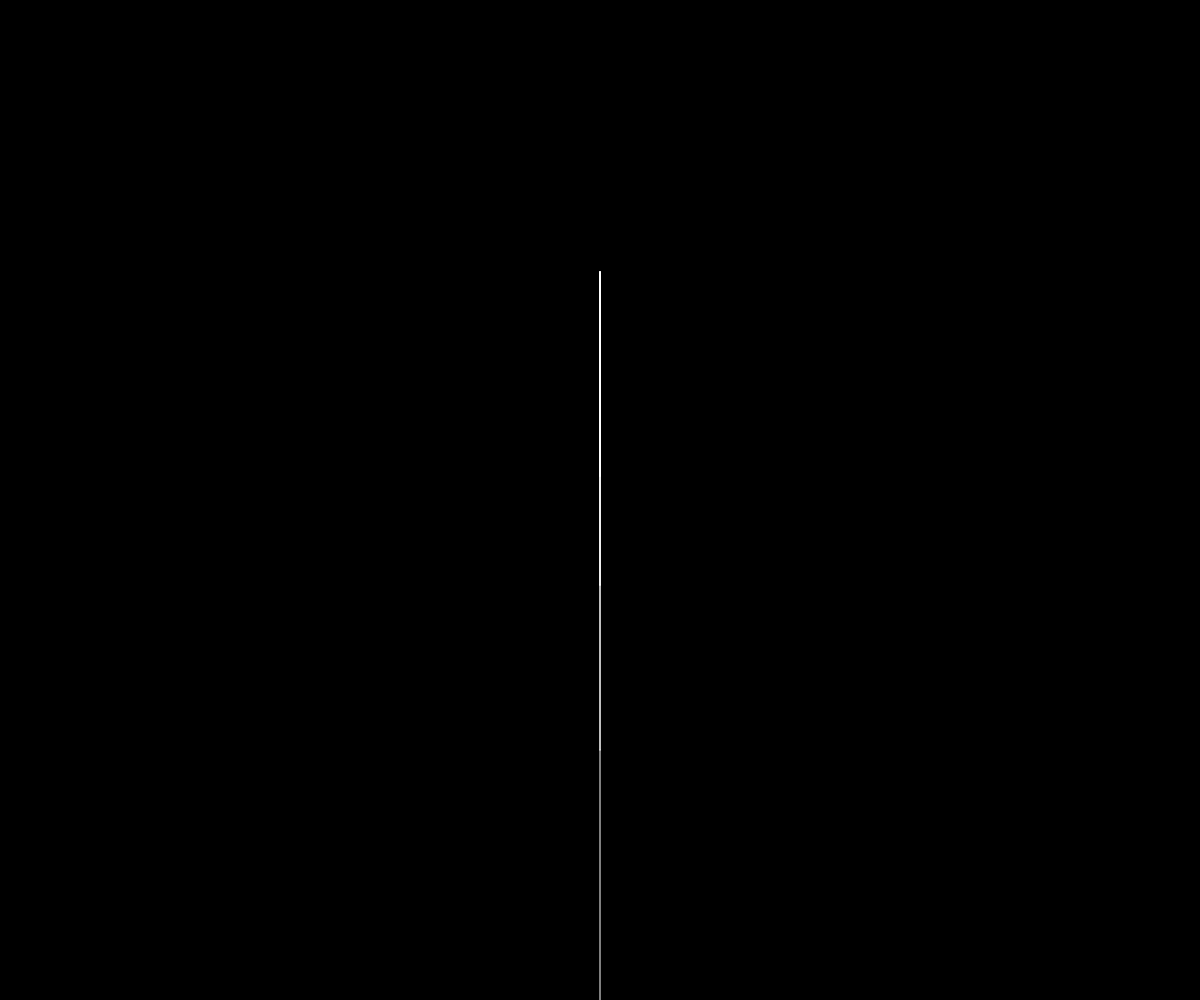
Frame 1 (no input)
Frame 60 (no input): identical to frame 1, image omitted
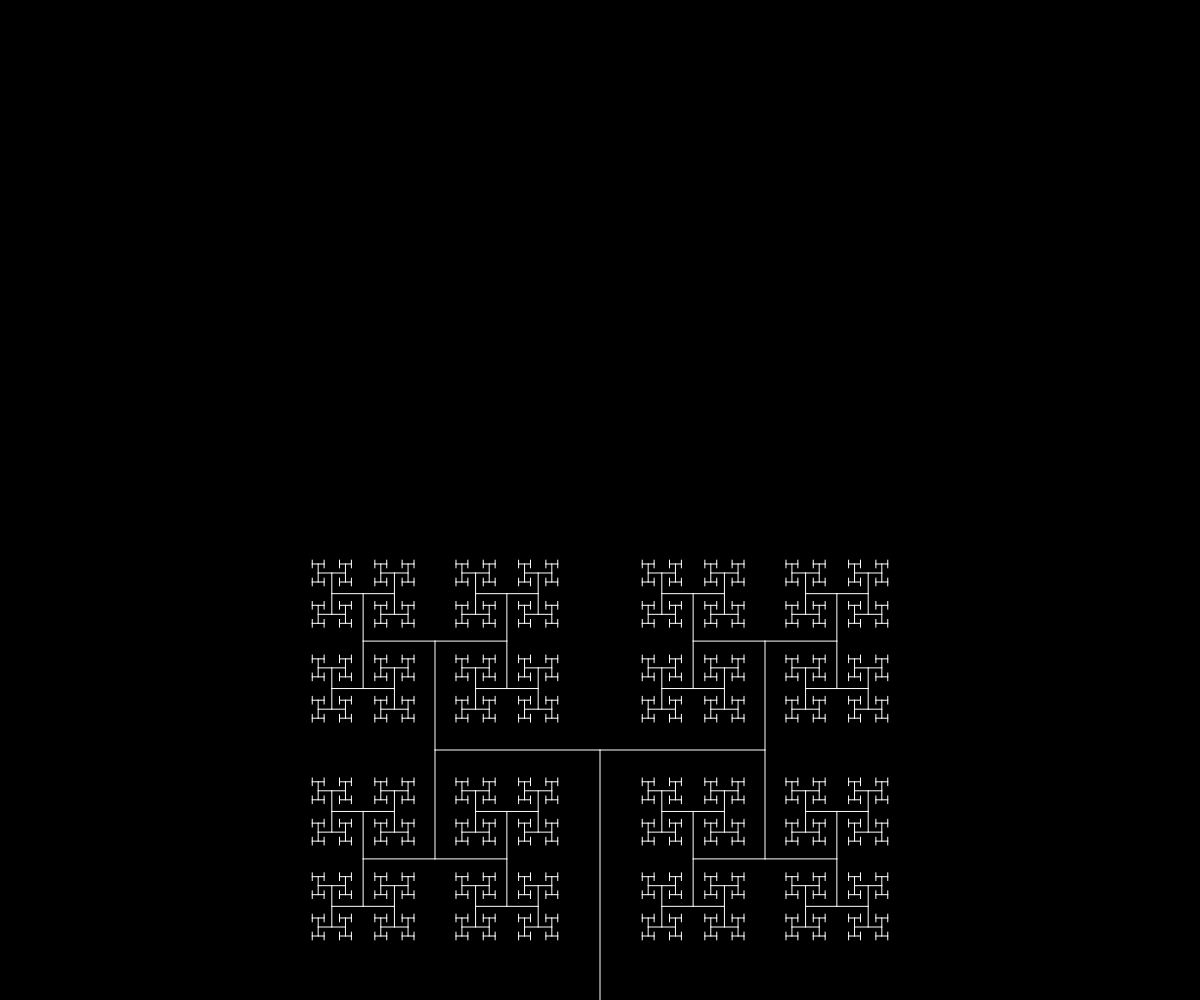
Frame 120 (the mouse pressed at the canvas centre since frame 60)

The p5.js sketch that drew these frames (run headless with seeded random() and noise() and a simulated clock; from frame 60 on, the mouse is pressed at the canvas centre):

// p5.js sketch
// ── sketch.js
// Factorial Recursion
// Xyre
// May 3, 2018

let theta;

function setup() {
  createCanvas(windowWidth, windowHeight);
  angleMode(DEGREES);
}

function draw() {
  background(0);
  stroke(255);

let theAngle = map(mouseX, 0, width, 0, 180);
  theta = theAngle;
  let branchSize = 250;

  //trunk
  translate(width / 2, height);
  line(0, 0, 0, -branchSize);

  translate(0, -branchSize);

  //recursive
  branch(branchSize);

}

function branch(length) {
  length *= 0.66;

  if (length > 3) {
    //right
    push();
    rotate(theta);
    line(0, 0, 0, -length);
    translate(0, -length);
    branch(length);
    pop();

    //left
    push();
    rotate(-theta);
    line(0, 0, 0, -length);
    translate(0, -length);
    branch(length);
    pop();
  }
}
